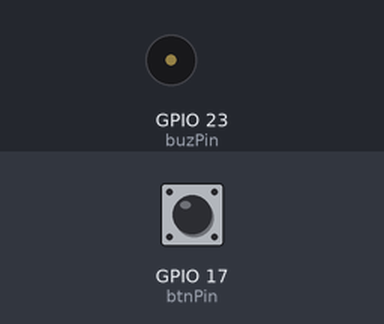
A sketch run on a simulated ESP32. Shown: buzzer (waves = sounding). Inputs (shaded band) come from the test bench; at power-on: GPIO 17 (btnPin) LOW.

Above: at 1.2 s.
1.3 s: GPIO 17 (btnPin) pulled HIGH for 0.15 s
At 2.2 s:
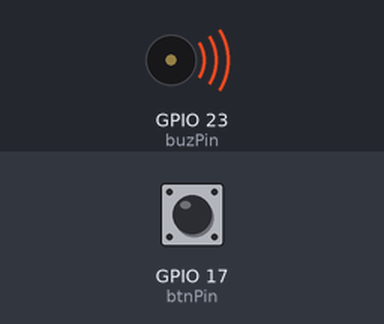
Timing chart, 0 to 9.0 s (numbered marks = the images above; inputs shaded):
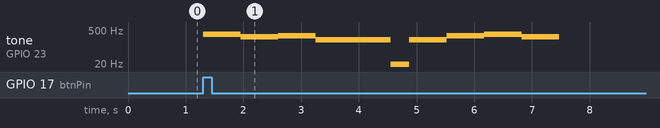

The sketch:

kad16_noteChime.ino
```cpp
#define LEDC_CHANNEL_0 0
#define LEDC_TIMER_13_BIT 13
#define LEDC_BASE_FREQ 5000

const int buzPin = 23;
const int btnPin = 17;
const int NOTE_NONE = NOTE_MAX;

int melody[] = {
  NOTE_C,NOTE_G,NOTE_G,NOTE_A,NOTE_G,NOTE_NONE,NOTE_B,NOTE_C
};

int m[] = {
  NOTE_E,NOTE_C,NOTE_D,NOTE_G, NOTE_NONE ,NOTE_G,NOTE_D,NOTE_E,NOTE_C
};

int noteOctaves[] = {4,3,3,3,3,0,3,4};
int noteDurations[] = {4,8,8,4,4,4,4,4};

int Octaves[] = {4,4,4,3, 0 ,3,4,4,4};
int Durations[] = {2,2,2,1, 4 ,2,2,2,2};

void setup(){
  ledcSetup(LEDC_CHANNEL_0,LEDC_BASE_FREQ,LEDC_TIMER_13_BIT);
  ledcAttachPin( buzPin, LEDC_CHANNEL_0);
  pinMode(btnPin,INPUT);
}

void loop(){
  if(digitalRead(btnPin) == HIGH){
    for (int thisNote = 0; thisNote < 9; thisNote++){
      ledcWriteNote( LEDC_CHANNEL_0 , (note_t)m[thisNote] , Octaves[thisNote] );

      int pauseBetweenNotes = 1000 / Durations[thisNote] * 1.30;

      delay(pauseBetweenNotes);
      ledcWriteTone( LEDC_CHANNEL_0 , 0);
    }
    delay(2000);
  }
}
```

Measured:
- after the input at 1.3 s, tone on GPIO 23 (buzPin): plays 329 Hz for 0.65 s, 261 Hz for 0.65 s, 293 Hz for 0.65 s, 196 Hz for 1.3 s, 16 Hz for 0.33 s, 196 Hz for 0.65 s … (9 notes in this stretch), starting at once
